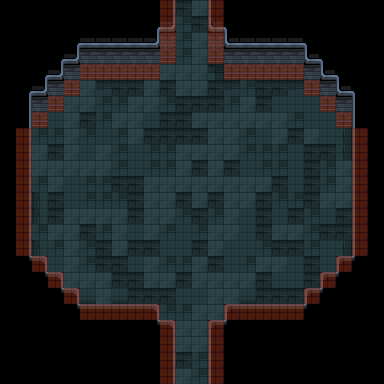

This is a level from a 2D game, rendered from its Tiled map with the project's own tilesets. A one-line summary and the complete map file follow:
An orthogonal 24x24 tile map with 16x16 px tiles, 3 tile layers (floor, details, collision) and 10 objects (4x EnemySpawnPoint, 4x Gate, 2x EnemySpawnTrigger).

<map version="1.10" tiledversion="1.10.2" orientation="orthogonal" renderorder="right-down" width="24" height="24" tilewidth="16" tileheight="16" infinite="0" nextlayerid="8" nextobjectid="23">
 <tileset firstgid="1" source="../Tilesets/dungeon_prison_tileset.tsx" />
 <layer id="3" name="floor" width="24" height="24">
  <data encoding="csv">
0,0,0,0,0,0,0,0,0,0,0,80,82,0,0,0,0,0,0,0,0,0,0,0,
0,0,0,0,0,0,0,0,0,0,0,81,80,0,0,0,0,0,0,0,0,0,0,0,
0,0,0,0,0,0,0,0,0,0,0,81,82,0,0,0,0,0,0,0,0,0,0,0,
0,0,0,0,0,0,0,0,0,0,82,81,82,0,0,0,0,0,0,0,0,0,0,0,
0,0,0,0,0,0,0,0,0,82,82,82,82,7,0,0,0,0,0,0,0,0,0,0,
0,0,0,0,0,82,6,80,80,82,80,82,82,80,6,81,80,80,6,0,0,0,0,0,
0,0,0,0,82,82,81,81,82,82,81,80,80,80,81,82,80,31,31,31,0,0,0,0,
0,0,0,31,82,80,81,82,82,31,80,80,82,82,82,82,82,82,81,31,31,0,0,0,
0,0,81,81,82,81,31,81,82,80,80,80,80,82,82,81,31,82,80,82,31,32,0,0,
0,0,82,80,82,31,82,81,31,81,81,82,82,82,82,81,81,81,31,80,80,32,0,0,
0,82,82,82,82,82,82,81,31,81,81,82,80,82,80,31,81,81,31,80,81,82,0,0,
0,82,81,82,31,81,81,80,80,82,82,82,82,82,82,82,82,80,31,80,81,82,0,0,
0,0,30,80,31,81,81,81,80,82,82,80,82,80,82,82,80,81,81,80,82,82,0,0,
0,0,30,80,82,82,82,82,80,82,82,81,80,81,82,31,80,31,80,81,31,80,0,0,
0,0,81,82,82,80,81,82,31,82,81,31,81,82,82,31,80,82,82,81,80,80,0,0,
0,0,30,81,82,81,80,82,80,80,31,31,80,82,31,31,81,80,80,81,31,32,0,0,
0,0,0,31,82,81,80,80,31,82,81,81,82,80,31,81,82,82,31,80,31,0,0,0,
0,0,0,0,82,82,82,80,80,82,82,80,82,82,82,82,80,31,31,80,0,0,0,0,
0,0,0,0,0,56,82,56,80,80,80,31,31,82,82,56,80,80,80,0,0,0,0,0,
0,0,0,0,0,0,0,0,0,0,81,81,82,82,0,0,0,0,0,0,0,0,0,0,
0,0,0,0,0,0,0,0,0,0,0,82,82,0,0,0,0,0,0,0,0,0,0,0,
0,0,0,0,0,0,0,0,0,0,0,82,82,0,0,0,0,0,0,0,0,0,0,0,
0,0,0,0,0,0,0,0,0,0,0,80,81,0,0,0,0,0,0,0,0,0,0,0,
0,0,0,0,0,0,0,0,0,0,0,82,81,0,0,0,0,0,0,0,0,0,0,0
</data>
 </layer>
 <layer id="2" name="details" width="24" height="24">
  <data encoding="csv">
0,0,0,0,0,0,0,0,0,0,129,0,0,130,0,0,0,0,0,0,0,0,0,0,
0,0,0,0,0,0,0,0,0,104,103,0,0,101,105,0,0,0,0,0,0,0,0,0,
0,0,0,0,104,2,2,2,2,103,27,0,0,27,101,2,2,2,2,105,0,0,0,0,
0,0,0,104,103,27,27,27,27,27,52,0,0,52,27,27,27,27,27,101,105,0,0,0,
0,0,104,103,27,52,52,52,52,52,0,0,0,0,52,52,52,52,52,27,101,105,0,0,
0,104,103,27,52,0,0,0,0,0,0,0,0,0,0,0,0,0,0,52,27,101,105,0,
0,129,27,52,0,0,0,0,0,0,0,0,0,0,0,0,0,0,0,0,52,27,130,0,
0,129,52,0,0,0,0,0,0,0,0,0,0,0,0,0,0,0,0,0,0,52,130,0,
0,129,0,0,0,0,0,0,0,0,0,0,0,0,0,0,0,0,0,0,0,0,130,0,
0,129,0,0,0,0,0,0,0,0,0,0,0,0,0,0,0,0,0,0,0,0,130,0,
0,129,0,0,0,0,0,0,0,0,0,0,0,0,0,0,0,0,0,0,0,0,130,0,
0,129,0,0,0,0,0,0,0,0,0,0,0,0,0,0,0,0,0,0,0,0,130,0,
0,129,0,0,0,0,0,0,0,0,0,0,0,0,0,0,0,0,0,0,0,0,130,0,
0,129,0,0,0,0,0,0,0,0,0,0,0,0,0,0,0,0,0,0,0,0,130,0,
0,129,0,0,0,0,0,0,0,0,0,0,0,0,0,0,0,0,0,0,0,0,130,0,
0,129,0,0,0,0,0,0,0,0,0,0,0,0,0,0,0,0,0,0,0,0,130,0,
0,154,78,0,0,0,0,0,0,0,0,0,0,0,0,0,0,0,0,0,0,76,155,0,
0,0,154,78,0,0,0,0,0,0,0,0,0,0,0,0,0,0,0,0,76,155,0,0,
0,0,0,154,78,0,0,0,0,0,0,0,0,0,0,0,0,0,0,76,155,0,0,0,
0,0,0,0,154,77,77,77,77,78,0,0,0,0,76,77,77,77,77,155,0,0,0,0,
0,0,0,0,0,0,0,0,0,154,78,0,0,76,155,0,0,0,0,0,0,0,0,0,
0,0,0,0,0,0,0,0,0,0,129,0,0,130,0,0,0,0,0,0,0,0,0,0,
0,0,0,0,0,0,0,0,0,0,129,0,0,130,0,0,0,0,0,0,0,0,0,0,
0,0,0,0,0,0,0,0,0,0,129,0,0,130,0,0,0,0,0,0,0,0,0,0
</data>
 </layer>
 <layer id="1" name="collision" width="24" height="24" opacity="0.5">
  <data encoding="csv">
0,0,0,0,0,0,0,0,0,0,502,0,0,502,0,0,0,0,0,0,0,0,0,0,
0,0,0,0,0,0,0,0,0,0,502,0,0,502,0,0,0,0,0,0,0,0,0,0,
0,0,0,0,0,0,0,0,0,0,502,0,0,502,0,0,0,0,0,0,0,0,0,0,
0,0,0,0,0,0,0,0,0,0,502,0,0,502,0,0,0,0,0,0,0,0,0,0,
0,0,0,0,0,502,502,502,502,502,0,0,0,0,502,502,502,502,502,0,0,0,0,0,
0,0,0,0,502,0,0,0,0,0,0,0,0,0,0,0,0,0,0,502,0,0,0,0,
0,0,0,502,0,0,0,0,0,0,0,0,0,0,0,0,0,0,0,0,502,0,0,0,
0,0,502,0,0,0,0,0,0,0,0,0,0,0,0,0,0,0,0,0,0,502,0,0,
0,502,0,0,0,0,0,0,0,0,0,0,0,0,0,0,0,0,0,0,0,0,502,0,
0,502,0,0,0,0,0,0,0,0,0,0,0,0,0,0,0,0,0,0,0,0,502,0,
0,502,0,0,0,0,0,0,0,0,0,0,0,0,0,0,0,0,0,0,0,0,502,0,
0,502,0,0,0,0,0,0,0,0,0,0,0,0,0,0,0,0,0,0,0,0,502,0,
0,502,0,0,0,0,0,0,0,0,0,0,0,0,0,0,0,0,0,0,0,0,502,0,
0,502,0,0,0,0,0,0,0,0,0,0,0,0,0,0,0,0,0,0,0,0,502,0,
0,502,0,0,0,0,0,0,0,0,0,0,0,0,0,0,0,0,0,0,0,0,502,0,
0,502,0,0,0,0,0,0,0,0,0,0,0,0,0,0,0,0,0,0,0,0,502,0,
0,0,502,0,0,0,0,0,0,0,0,0,0,0,0,0,0,0,0,0,0,502,0,0,
0,0,0,502,0,0,0,0,0,0,0,0,0,0,0,0,0,0,0,0,502,0,0,0,
0,0,0,0,502,0,0,0,0,0,0,0,0,0,0,0,0,0,0,502,0,0,0,0,
0,0,0,0,0,502,502,502,502,502,0,0,0,0,502,502,502,502,502,0,0,0,0,0,
0,0,0,0,0,0,0,0,0,0,502,0,0,502,0,0,0,0,0,0,0,0,0,0,
0,0,0,0,0,0,0,0,0,0,502,0,0,502,0,0,0,0,0,0,0,0,0,0,
0,0,0,0,0,0,0,0,0,0,502,0,0,502,0,0,0,0,0,0,0,0,0,0,
0,0,0,0,0,0,0,0,0,0,502,0,0,502,0,0,0,0,0,0,0,0,0,0
</data>
 </layer>
 <objectgroup id="7" name="entities">
  <object id="13" type="EnemySpawnTrigger" x="176" y="304" width="32" height="16">
   <properties>
    <property name="TriggerType" propertytype="triggerType" value="EnemySpawn" />
   </properties>
  </object>
  <object id="14" type="EnemySpawnTrigger" x="176" y="64" width="32" height="16">
   <properties>
    <property name="TriggerType" propertytype="triggerType" value="EnemySpawn" />
   </properties>
  </object>
  <object id="15" type="EnemySpawnPoint" x="112" y="144">
   <point />
  </object>
  <object id="16" type="EnemySpawnPoint" x="288" y="144">
   <point />
  </object>
  <object id="17" type="EnemySpawnPoint" x="112" y="240">
   <point />
  </object>
  <object id="18" type="EnemySpawnPoint" x="288" y="240">
   <point />
  </object>
  <object id="19" type="Gate" gid="235" x="176" y="48" width="16" height="16" />
  <object id="20" type="Gate" gid="235" x="192" y="48" width="16" height="16" />
  <object id="21" type="Gate" gid="235" x="176" y="320" width="16" height="16" />
  <object id="22" type="Gate" gid="235" x="192" y="320" width="16" height="16" />
 </objectgroup>
</map>